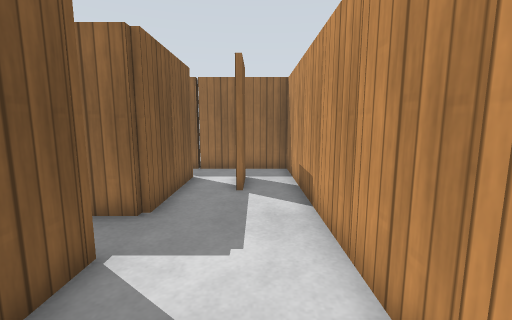
view 1 (above)

24 first-person views from a walk through a Gazebo world. The camera is 1 m above the floor, tilts 8° down and sees 90° across. The floor is counted in squares, 0.5 m on a side. Each view is taken from the middle of a square. On the plan, view 1 faces up. The plan holds only what a view shows up to about 16 squares ahead; the rest is blank. Gazebo's built-in surfaces are drawn with simple patterns.

view 2
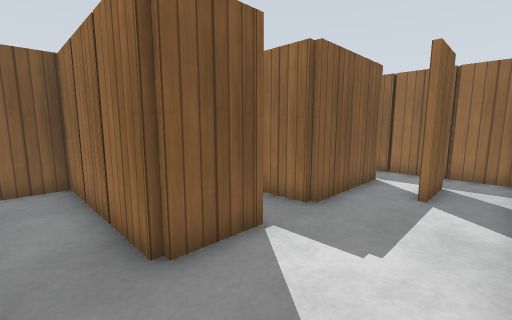

view 3
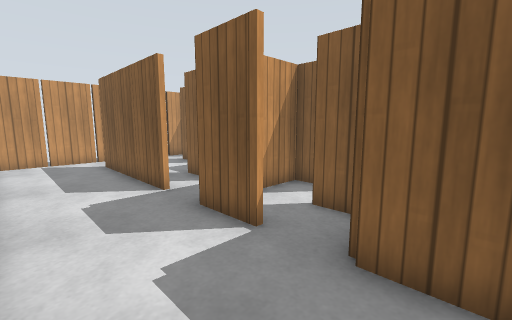

view 4
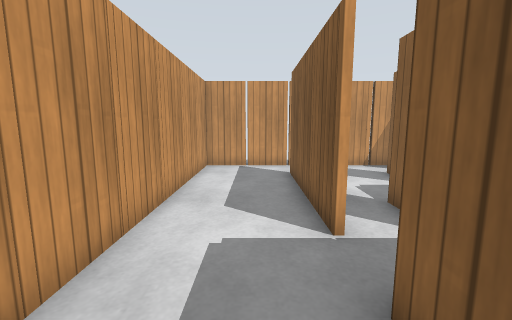

view 5
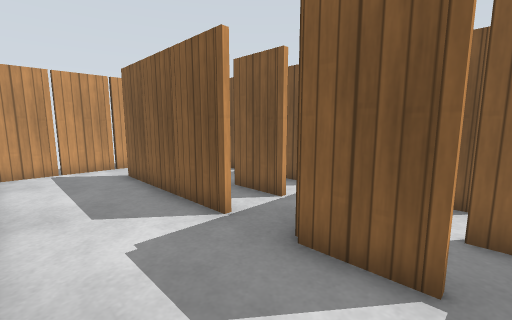

view 6
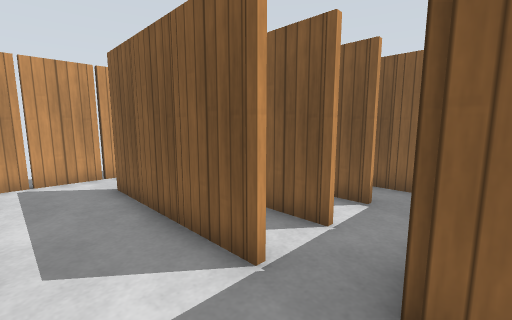

view 7
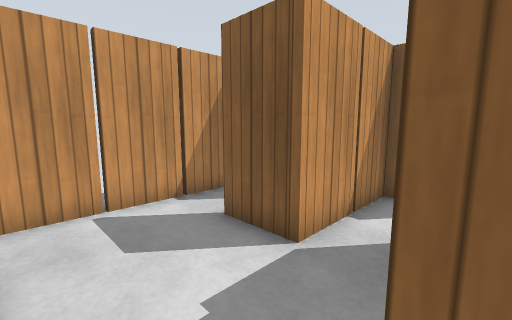

view 8
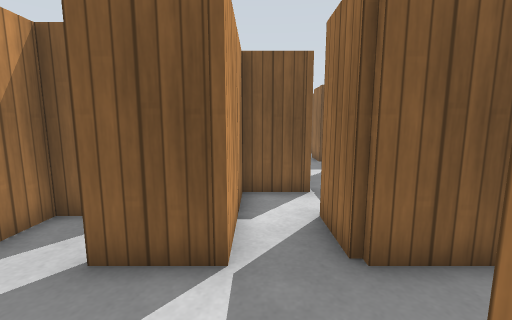

view 9
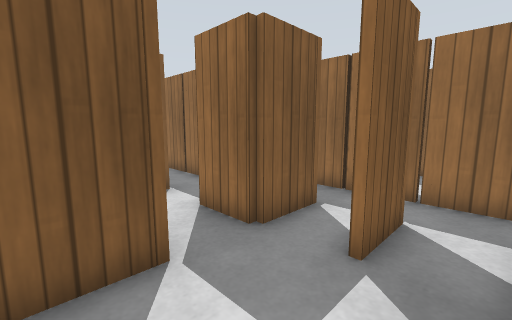

view 10
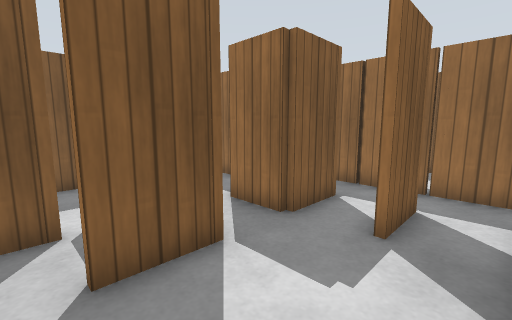

view 11
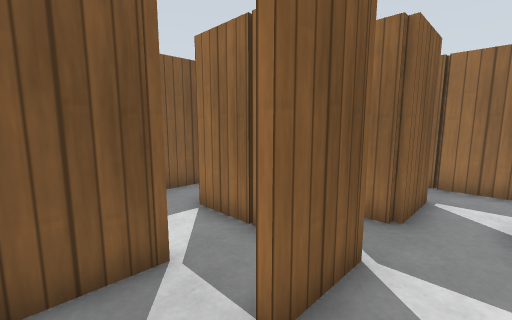

view 12
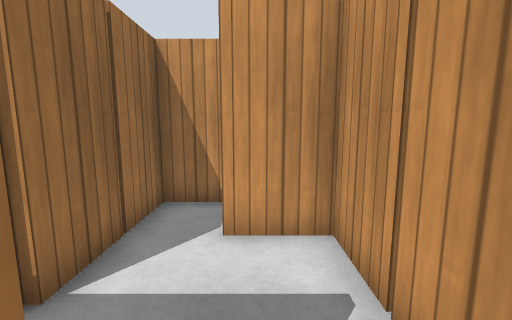

view 13
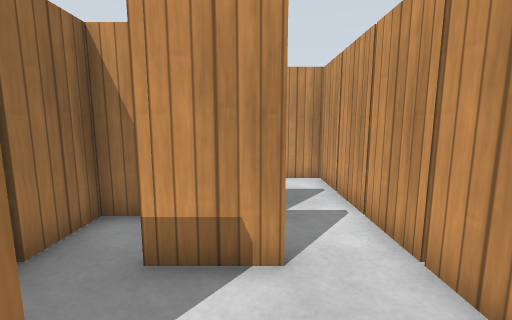

view 14
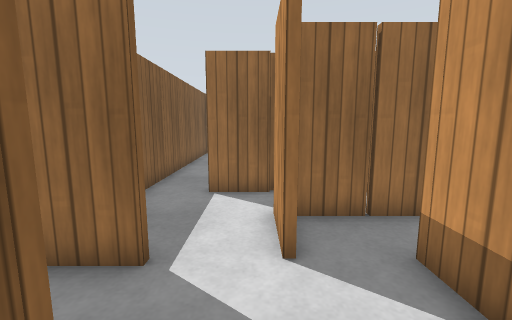

view 15
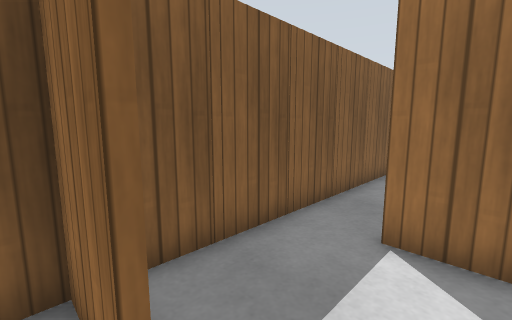

view 16
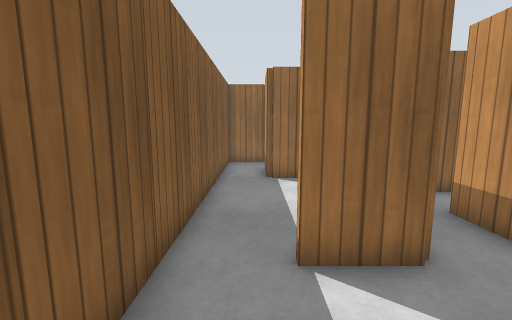

view 17
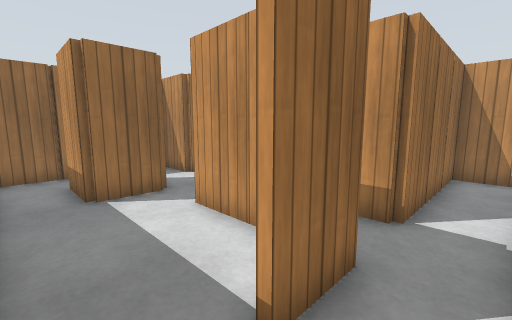

view 18
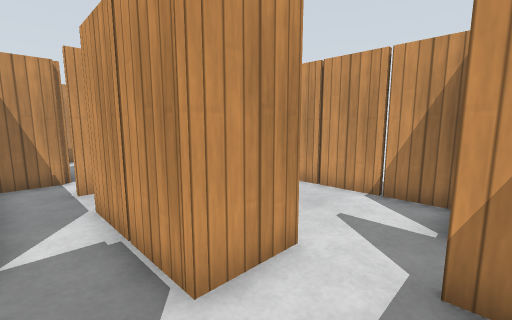

view 19
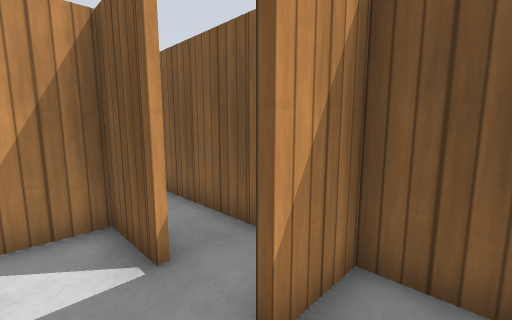

view 20
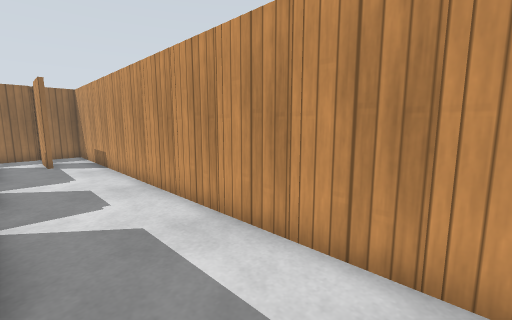

view 21
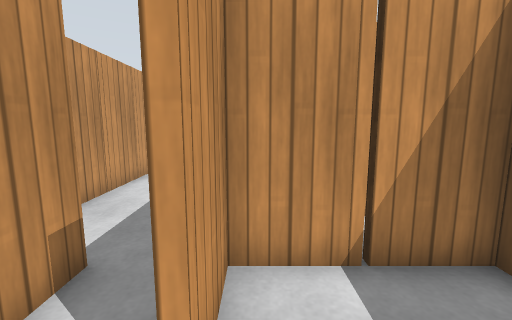

view 22
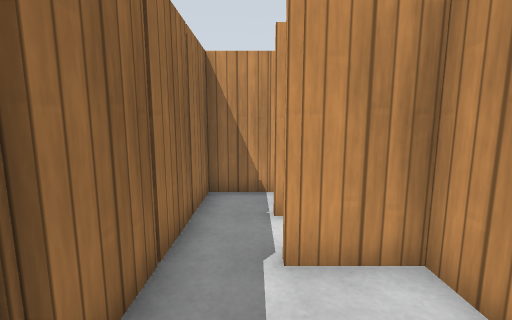

view 23
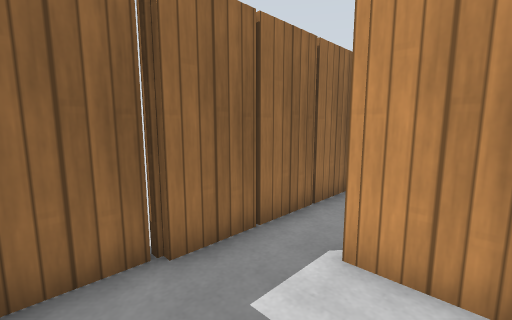

view 24
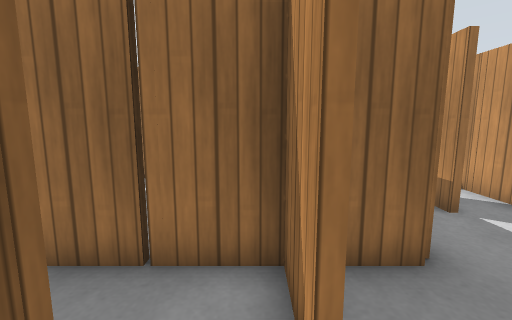

### Floor plan
Points are (right, up) in squares from view 1. A wall is a line through its corners. A room is listed if a view was taken in it or the views show most of it. See-through windows are left out.
Room 1 (views 1, 2, 3, 4, 5, 6, 7, 8, 9, 10, 11, 20, 21, 22, 23)
walls: (-2.4, 2.6) (-2.4, 1.4) (-8.4, 1.4) (-8.4, -1.1); (-2.4, -1.4) (-2.4, -2.5); (-4.4, -1.4) (-4.4, -2.5); (-4.4, 4.6) (-4.4, 3.5); (-2.4, -3.4) (-2.4, -4.5); (-6.4, -1.4) (-6.4, -2.6) (-8.6, -2.6); (-2.4, 7.2) (-2.4, 5.4) (-4.1, 5.4); (-2.4, -5.4) (-2.4, -6.5); (-0.6, 7.5) (-0.6, 8.6); (-2.4, 8.5) (-2.4, 7.4); (-0.4, 8.5) (-0.4, 7.5); (-6.5, 7.6) (-2.6, 7.6) (-2.6, 8.6); (-8.4, -4.4) (-6.4, -4.4) (-6.4, -6.5); (-7.5, -8.4) (1.4, -8.4) (1.4, 11.4) (-3.6, 11.4); (-4.5, 11.6) (-6.2, 11.6); (-2.6, 11.9) (-2.6, 11.4)
ways out: opening at (-7.5, -7.5) to room 2; opening at (-3, 3) to room 4; opening at (-7.5, -4) to room 6
objects: wooden post (-8, -4); wooden post (-8, -1); wooden post (-6, -8); wooden post (-6, -5); wooden post (-6, -1); wooden post (-6, 1); wooden post (-4, -8); wooden post (-4, -1); wooden post (-4, 8); wooden post (-4, 12); wooden post (-2, -8); wooden post (-2, -5); wooden post (-2, -3); wooden post (-2, -1); wooden post (-2, 3); wooden post (-2, 7); wooden post (-2, 9); wooden post (-2, 11); wooden post (0, -8); wooden post (0, 9); wooden post (0, 11); wooden post (2, -7); wooden post (2, -5); wooden post (2, -3); wooden post (2, -1); wooden post (2, 1); wooden post (2, 3); wooden post (2, 5); wooden post (2, 7); wooden post (2, 9)
Room 2 (views 12, 14, 15)
walls: (-12.4, -5.5) (-12.4, -6); (-14.6, -6.5) (-14.6, -5.5); (-12.4, -3.5) (-12.4, -4.5); (-12.5, -2.6) (-16.1, -2.6); (-16.6, -4.5) (-16.6, -3.6); (-17.4, -8.4) (-9.5, -8.4); (-18.4, -7.4) (-18.4, -8.4); (-6.6, -6.2) (-6.6, -5.5); (-6.5, -4.6) (-10.5, -4.6)
ways out: opening at (-7.5, -7.5) to room 1; opening at (-17, -5.5) to room 3; opening at (-11, -4) to room 5
objects: wooden post (-16, -8); wooden post (-14, -8); wooden post (-14, -5); wooden post (-12, -8); wooden post (-12, -5); wooden post (-10, -8); wooden post (-8, -7)
Room 3 (views 13, 16, 17, 18, 19)
walls: (-16.5, -0.6) (-18.5, -0.6); (-16.6, 1.5) (-16.6, 3.5); (-16.6, -3.6) (-16.6, -2.4) (-14.4, -2.4); (-20.2, -4.4) (-18.5, -4.4); (-18.5, -4.6) (-20.4, -4.6) (-20.4, -10.2); (-14.6, -0.6) (-14.6, 0.5); (-16.5, 5.4) (-18.6, 5.4) (-18.6, 6.5); (-13.1, 3.4) (-13.8, 3.4); (-18.4, -8.4) (-17.4, -8.4); (-20.4, 6.4) (-20.4, -3.6)
ways out: opening at (-17, -5.5) to room 2; opening at (-13.5, -2) to room 5; opening at (-20, 5.5); opening at (-16, 4)
objects: wooden post (-21, -8); wooden post (-21, -6); wooden post (-21, -2); wooden post (-21, 0); wooden post (-21, 2); wooden post (-21, 4); wooden post (-21, 6); wooden post (-18, -7); wooden post (-17, -2); wooden post (-17, 4); wooden post (-16, 1); wooden post (-14, 1)
Room 4 (view 24)
walls: (-6.4, 3.5) (-6.4, 1.6) (-4.8, 1.6); (-4.6, 3.5) (-4.6, 5.4) (-8, 5.4)
ways out: opening at (-3, 3) to room 1; opening at (-7.5, 4.5)
objects: wooden post (-6, 3); wooden post (-6, 6); wooden post (-4, 2)
Room 5 (no view inside)
walls: (-10.4, -4.4) (-9.4, -4.4); (-8.6, -2.6) (-8.6, -1.4); (-8.5, -0.6) (-14.6, -0.6); (-14.4, -2.4) (-12.5, -2.4)
ways out: opening at (-11, -4) to room 2; opening at (-13.5, -2) to room 3; opening at (-9, -3) to room 6
objects: wooden post (-14, -2); wooden post (-12, -3); wooden post (-12, -1); wooden post (-10, -3)
Room 6 (no view inside)
walls: (-9.4, -4.4) (-8.4, -4.4); (-10.4, -3.5) (-10.4, -4.4)
ways out: opening at (-7.5, -4) to room 1; opening at (-9, -3) to room 5

Where each view was taken, in squares from view 1:
view 1: 0 up, 0 right, facing up
view 2: 0 up, 1 right, facing up-left
view 3: 7 up, 1 right, facing down-left
view 4: 4 up, 1 left, facing down
view 5: 4 up, 1 right, facing down-left
view 6: 2 up, 0 right, facing down-left
view 7: 2 down, 3 left, facing down-left
view 8: 4 down, 3 left, facing left
view 9: 6 down, 3 left, facing up-left
view 10: 7 down, 3 left, facing up-left
view 11: 8 down, 5 left, facing up-left
view 12: 7 down, 13 left, facing right
view 13: 6 down, 18 left, facing right
view 14: 8 down, 17 left, facing up
view 15: 5 down, 17 left, facing up-left
view 16: 4 down, 19 left, facing up
view 17: 2 down, 20 left, facing up-right
view 18: 1 down, 19 left, facing down-right
view 19: 3 down, 17 left, facing down-left
view 20: 7 down, 2 left, facing up-right
view 21: 11 up, 3 left, facing down
view 22: 10 up, 6 left, facing right
view 23: 8 up, 6 left, facing up-right
view 24: 2 up, 5 left, facing up
